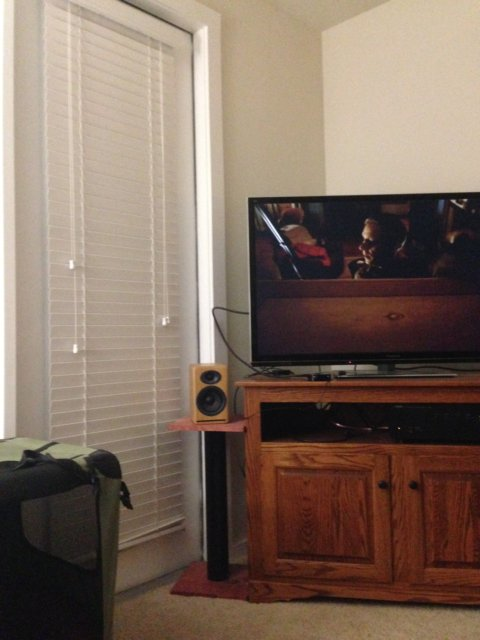
#> input picture inputs/1.jpg, 480 x 640 px
$ python test.py
#> lines starting #> are read from the running program, lines starting #| are printed output that depends on the picture
import cv2
import numpy as np
import matplotlib.pyplot as plt
import pysift
from PIL import Image


orb = cv2.ORB.create()
print('finder type: {}'.format(orb))
img = cv2.imread('./inputs/1.jpg')
#> img is the input picture: shape (640, 480, 3); mean B, G, R 95.3, 108.5, 127.8
img2 = cv2.imread('./inputs/2.jpg')
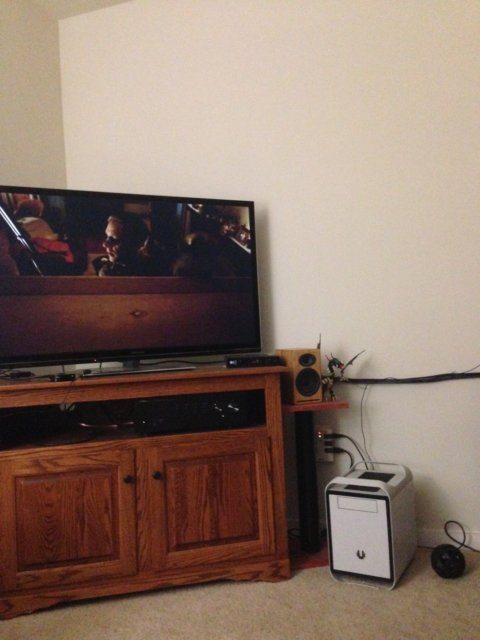
#> input picture inputs/2.jpg, 480 x 640 px
#> img2 is the input picture: shape (640, 480, 3); mean B, G, R 105.4, 117.7, 139.1
img3 = cv2.imread('./inputs/3.jpg')
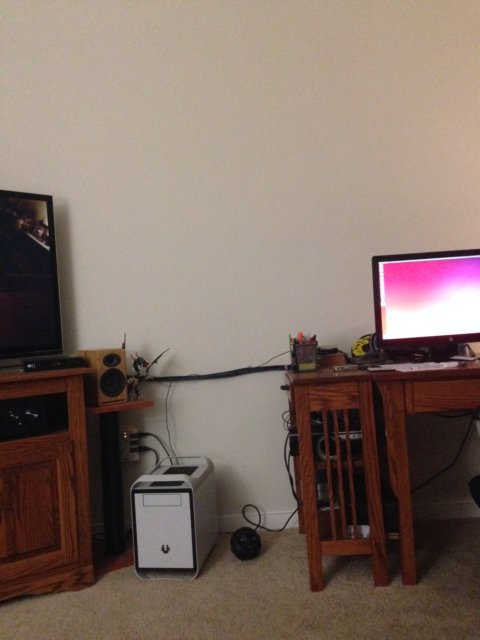
#> input picture inputs/3.jpg, 480 x 640 px
#> img3 is the input picture: shape (640, 480, 3); mean B, G, R 102.6, 111.9, 129.7
# print(img.shape)
img_feat = cv2.detail.computeImageFeatures2(orb, img)
img_feat2 = cv2.detail.computeImageFeatures2(orb, img2)
img_feat3 = cv2.detail.computeImageFeatures2(orb, img3)
features_12 = []
features_23 = []
features_13 = []
features = []
features_12.append(img_feat)
features_12.append(img_feat2)
features_23.append(img_feat2)
features_23.append(img_feat3)
features_13.append(img_feat)
features_13.append(img_feat3)
features.append(img_feat)
features.append(img_feat2)
features.append(img_feat3)
kp = img_feat.getKeypoints()
#> kp = 500 keypoints; strongest (x, y, size): (283, 243, 31), (282, 245, 31), (283, 242, 37.2), (280, 245, 31)
kp2 = img_feat2.getKeypoints()
#> kp2 = 500 keypoints; strongest (x, y, size): (252, 202, 31), (330, 495, 31), (251, 203, 64.3), (330, 494, 37.2)
kp3 = img_feat3.getKeypoints()
#> kp3 = 500 keypoints; strongest (x, y, size): (379, 263, 37.2), (384, 336, 64.3), (383, 337, 44.6), (383, 338, 31)
# print((kp))
desc = img_feat.descriptors
desc = cv2.UMat.get(desc)
# [18 lines of commented-out code are left out]
matcher = cv2.detail_BestOf2NearestMatcher()
p12 = matcher.apply2(features_12)[1:2]
p23 = matcher.apply2(features_23)[1:2]
p13 = matcher.apply2(features_13)[1:2]
p = matcher.apply2(features)
#> p = 9 items
counts = 4
# print(type(p12))


mask12 = p12[0].getMatches()
#> mask12 = 77 matches

img3_ = img.copy()

img3_ = cv2.drawMatches(img,kp,img2,kp2,mask12,matchColor=(0,255,0), singlePointColor=(255,0,0), outImg = img3_, flags=2)
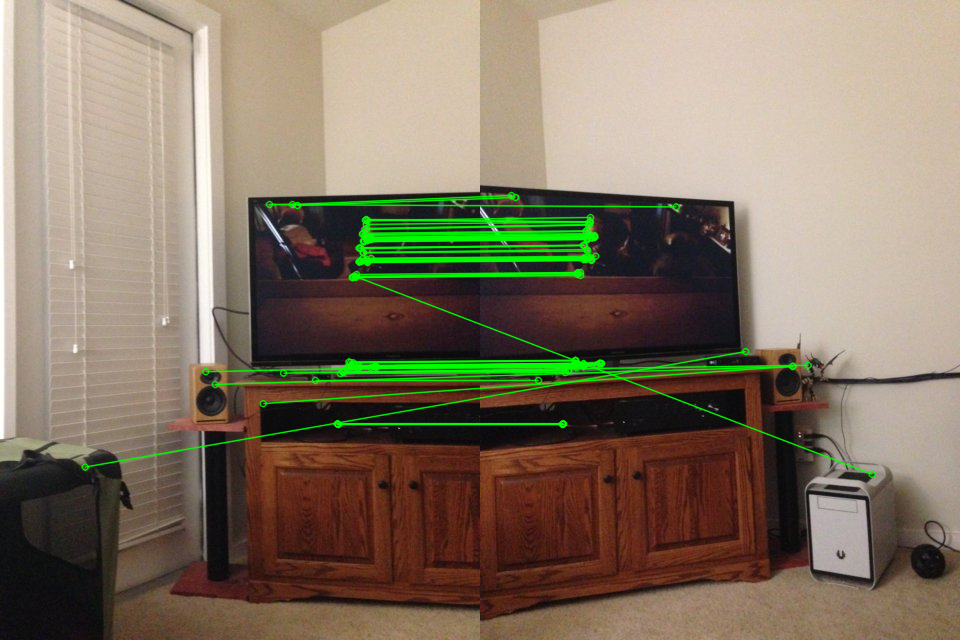
#> img3_: shape (640, 960, 3); mean B, G, R 99.2, 118.6, 131.9
cv2.imshow('keypoints map', img3_)
cv2.waitKey(0)
cv2.imwrite('./visualization/{}.jpg'.format(counts), img3_)
counts = counts + 1

mask23 = p23[0].getMatches()
#> mask23 = 188 matches

img3_ = img2.copy()
img3_ = cv2.drawMatches(img2,kp2,img3,kp3,mask23,matchColor=(0,255,0), singlePointColor=(255,0,0), outImg = img3_, flags=2)
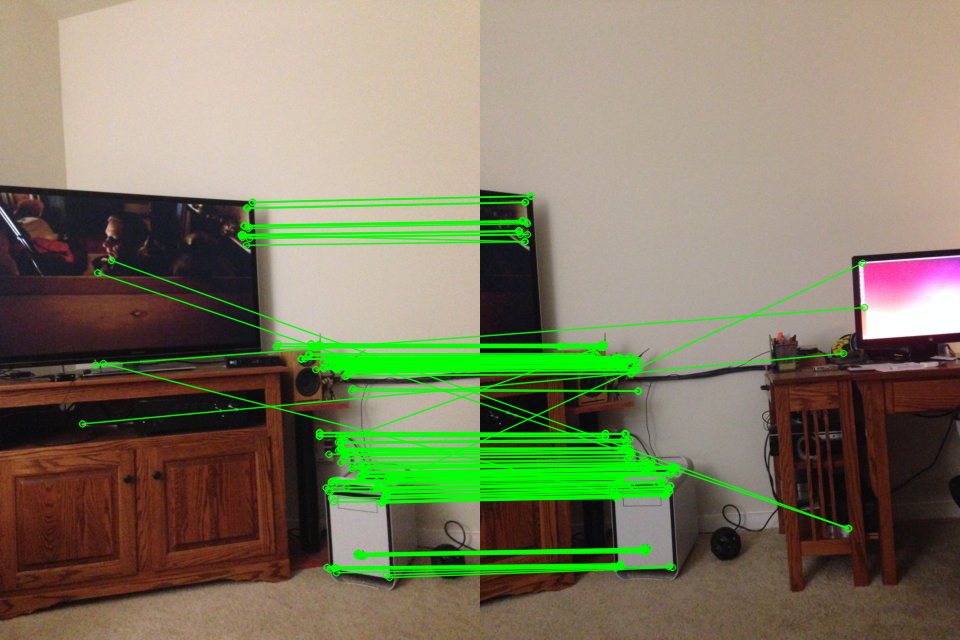
#> img3_: shape (640, 960, 3); mean B, G, R 98.5, 125, 127.4
cv2.imshow('keypoints map', img3_)
cv2.waitKey(0)
cv2.imwrite('./visualization/{}.jpg'.format(counts), img3_)
counts = counts + 1

mask13 = p13[0].getMatches()
#> mask13 = 16 matches

img3_ = img.copy()
img3_ = cv2.drawMatches(img,kp,img3,kp3,mask13,matchColor=(0,255,0), singlePointColor=(255,0,0), outImg = img3_, flags=2)
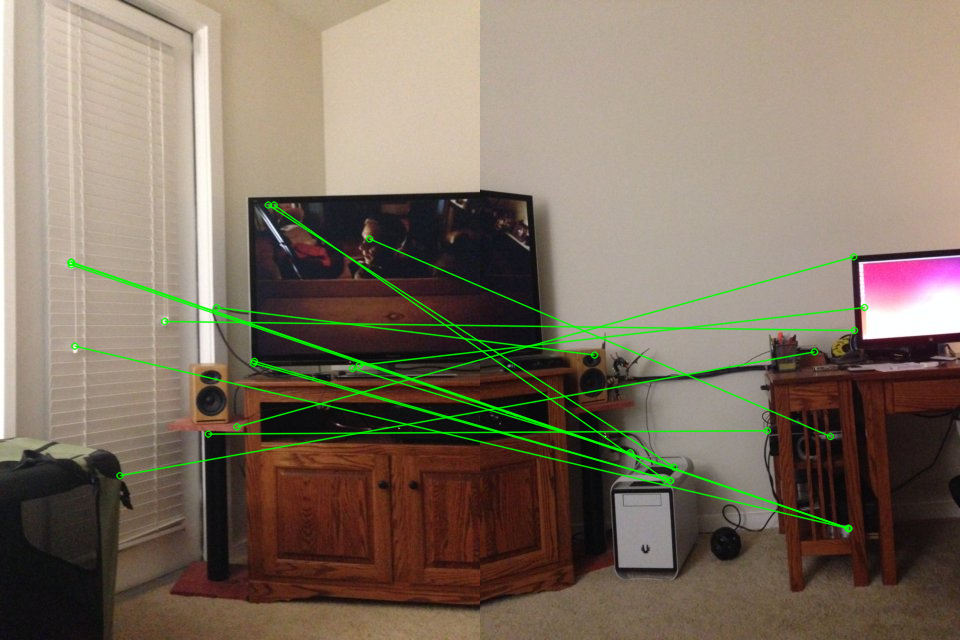
#> img3_: shape (640, 960, 3); mean B, G, R 97.8, 113.7, 127.2
cv2.imshow('keypoints map', img3_)
cv2.waitKey(0)
cv2.imwrite('./visualization/{}.jpg'.format(counts), img3_)
counts = counts + 1


# [16 lines of commented-out code are left out]
